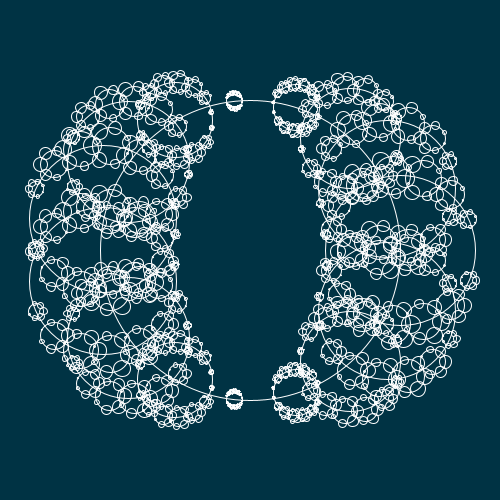
Frame 1 (no input)
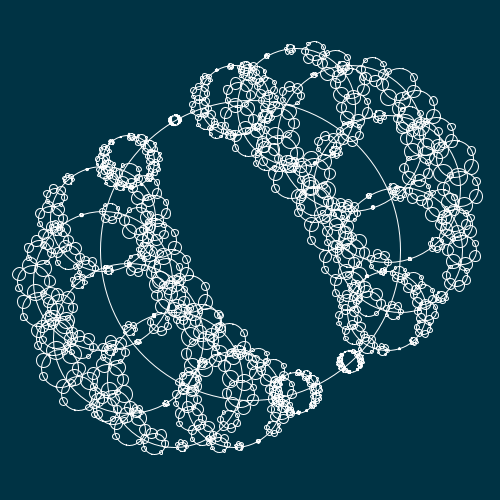
Frame 60 (the mouse pressed at the canvas centre just before this capture)
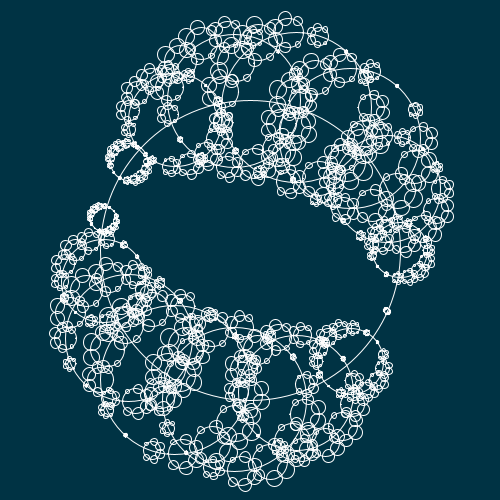
Frame 120 (the mouse held since frame 60 and released just before this capture)

The Processing sketch that drew these frames (run headless with seeded random() and noise(); from frame 60 on, the mouse is pressed at the canvas centre):

// Processing sketch: day_1
// ── day_1.pde
// (c) 2021 Joseph HENRY
// This code is licensed under MIT license (see LICENSE for details)

// The number of circles
int nCircles = 15;

// The radius of the biggest circle
int firstRadius = 150;

float offset = 0;

/**
 * Give the angle on a circle at that index
 */
float angleFromIndex(int index, int steps) {
  return index * (TWO_PI / (float) steps);
}

/**
 * Translate on a circle at given angle
 */
void translateOnCircle(float angle, float radius) {
  translate(cos(angle) * radius, sin(angle) * radius);
}


void setup() {
  size(500, 500);
}

void draw() {
  background(#003344);

  // Go to the center
  translate(width / 2, height / 2);

  // Display first circle
  noFill();
  stroke(255);
  circle(0, 0, firstRadius * 2);

  float angle;

  // First loop
  for (int i = 0; i < nCircles; i++) {
    push();

    // Compute angle and radius
    angle = angleFromIndex(i, nCircles);
    float secondRadius = cos(angle + offset) * firstRadius / 2;

    // Move to the circle
    translateOnCircle(angle, firstRadius);

    // Draw it
    circle(0, 0, secondRadius * 2);

    // Second loop
    for (int j = 0; j < nCircles; j++) {
      push();

      angle = angleFromIndex(j, nCircles);
      float thirdRadius = sin(angle - offset * 2) * secondRadius / 4;

      translateOnCircle(angleFromIndex(j, nCircles), secondRadius);
      circle(0, 0, thirdRadius * 2);

      // Third nested loop!
      for (int k = 0; k < nCircles / 2; k++) {
        push();

        angle = angleFromIndex(k, nCircles);
        float fourthRadius = cos(angle - offset * 4) * thirdRadius / 2;

        translateOnCircle(angleFromIndex(k, nCircles / 2), thirdRadius);
        circle(0, 0, fourthRadius * 2);

        pop();
      }

      pop();
    }

    pop();
  }

  // Increase the offset
  offset += 0.01;
}
